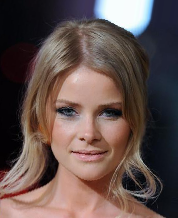
#> input picture img/000010.png, 178 x 218 px; its folder holds 4 pictures in this run
$ python main.py   (older library calls are emulated)
#> lines starting #> are read from the running program, lines starting #| are printed output that depends on the picture
### BatchProcess.py
import numpy as np
import os
from PIL import Image
import math
import time
import scipy.misc as im

class BatchMaker:
    def __init__(self, input_dir="./img", output_dir="./processed", batch_size=100):

        self.input_dir = input_dir
        self.output_dir = output_dir
        self.batch_size = batch_size
        self.t1 = None

    # [39 lines left out: function process, not called in this run]

    def process_with_reshape(self, reshape=(100, 100)):

#> called with reshape = (100, 100)
        if (os.path.exists(self.input_dir) == False):
            print("No input directory")

        try:
            os.stat(self.output_dir)
        except:
            os.mkdir(self.output_dir)

        file_list = os.listdir(self.input_dir)
        batch_num = math.ceil(file_list.__len__() / self.batch_size)

        batch_file = []

        cnt = 0

        print("[Start creating batches, {} batch files will be created]".format(int(batch_num)))
        self.t1 = time.time()
        for file in file_list:

            img = Image.open(os.path.join(self.input_dir, file))
#> img is the input picture: PIL image 178x218 RGB; mean R, G, B 98.6, 80.5, 76.5
            img = np.array(img)
            img = im.imresize(img, reshape)
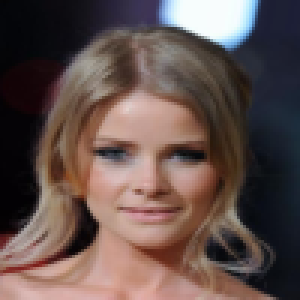
#> img: shape (100, 100, 3) (shown 3 times larger); mean R, G, B 98.6, 80.5, 76.5
            batch_file.append(img)
            cnt += 1

            if (cnt % self.batch_size == 0):
                np.save(self.output_dir + "/batch_data" + str(int(cnt / self.batch_size)), batch_file)

                print("batch data{} is saved, spent {:.3f}s".format(str(int(cnt / self.batch_size)),
                                                                    time.time() - self.t1))
                batch_file = []
                self.t1 = time.time()
#> pass 2 of the loop in process_with_reshape, `for file in file_list:`:
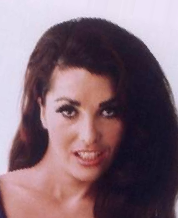
#> input picture img/000011.png, 178 x 218 px
#> in process_with_reshape, img is the input picture: PIL image 178x218 RGB; mean R, G, B 129.8, 105.4, 116.1
#> in process_with_reshape, `img = im.imresize(img, reshape)`:
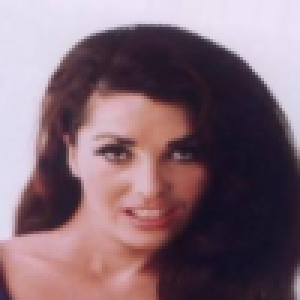
#> img: shape (100, 100, 3) (shown 3 times larger); mean R, G, B 129.9, 105.4, 116.1
#> pass 3 of the loop in process_with_reshape, `for file in file_list:`:
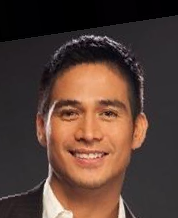
#> input picture img/000012.png, 178 x 218 px
#> in process_with_reshape, img is the input picture: PIL image 178x218 RGB; mean R, G, B 85, 62.2, 53.4
#> in process_with_reshape, `img = im.imresize(img, reshape)`:
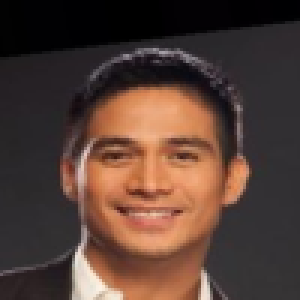
#> img: shape (100, 100, 3) (shown 3 times larger); mean R, G, B 85, 62.2, 53.4
#> the loop made 4 passes; the first 3 are shown

        # data left, will be saved this line
        np.save(self.output_dir + "/batch_data" + str(int(cnt / self.batch_size) + 1), batch_file)
        print("batch data{} is saved, spent {:.3f}s".format(int(cnt / self.batch_size) + 1, time.time() - self.t1))

        print("[Done]")


class BatchReader:
    def __init__(self, input_dir="./processed"):
        self.input_dir = input_dir

    def get_batch(self, selected_batch=[1]):
        print("[Start loading batch files]")

        batch = []
        for id in selected_batch:

            if (not os.path.exists(self.input_dir + "/batch_data" + str(id) + ".npy")):
                print("batch_data" + str(id) + " does not exist.")
                continue

            data = np.load(self.input_dir + "/batch_data" + str(id) + ".npy")
            batch.extend(data)
            print("batch data{} loaded. contains {} data".format(id, np.shape(batch)[0]))

        print("[Done]")
        return batch

### main.py
from BatchProcess import *
import matplotlib.pyplot as plt


m = BatchMaker(input_dir="./img/", batch_size=20)
m.process_with_reshape(reshape=(100, 100))

r = BatchReader()
data = r.get_batch(selected_batch=[1])

#> (the run stopped early here; a loop or call above may not have finished)
